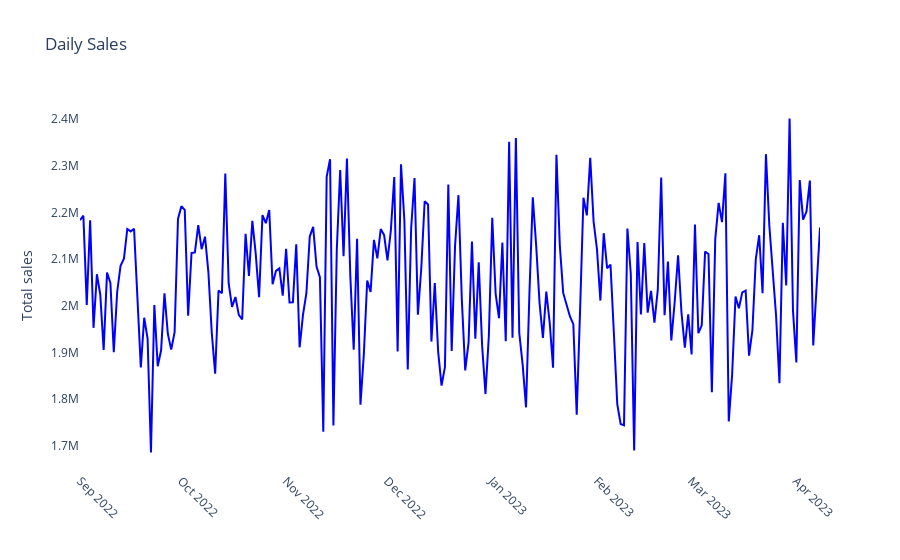

The cell this chart's notebook holds for it:
### Code cell
time_series = visuals.time_series()
time_series
plt.savefig('time_series.png')

### Figure 1 — Plotly figure (JSON) as saved in the notebook; plotly's stock layout.template omitted (floating-point values rounded to 4 significant figures; data arrays with more than 128 entries replaced by an {"elided": "..."} marker saying what was removed)
{"data": [{"line": {"color": "blue"}, "mode": "lines", "type": "scatter", "x": {"elided": "220 str values"}, "y": {"elided": "220 int values"}}], "layout": {"paper_bgcolor": "rgba(0,0,0,0)", "plot_bgcolor": "rgba(0,0,0,0)", "title": {"text": "Daily Sales"}, "xaxis": {"showgrid": false, "tickangle": 45, "tickfont": {"size": 12}, "tickmode": "auto", "title": {"text": ""}}, "yaxis": {"title": {"text": "Total sales"}}}}
